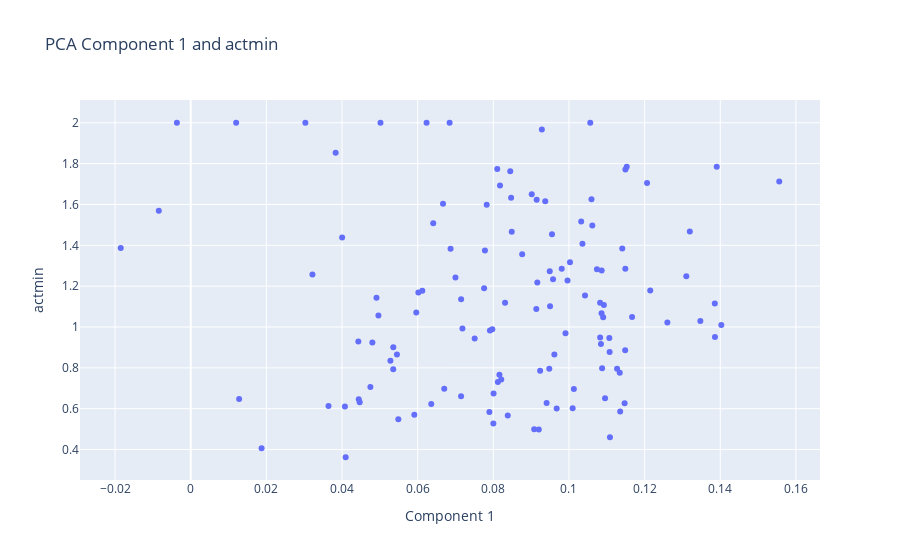
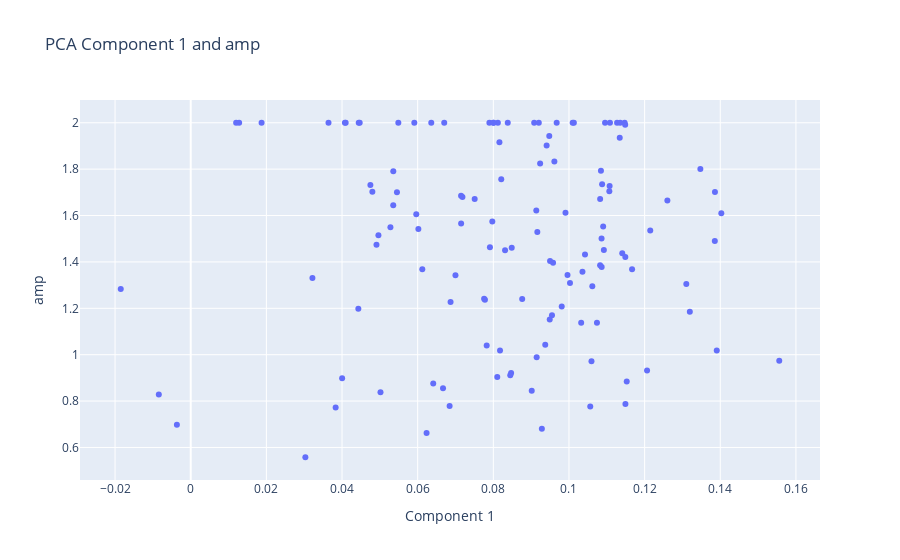
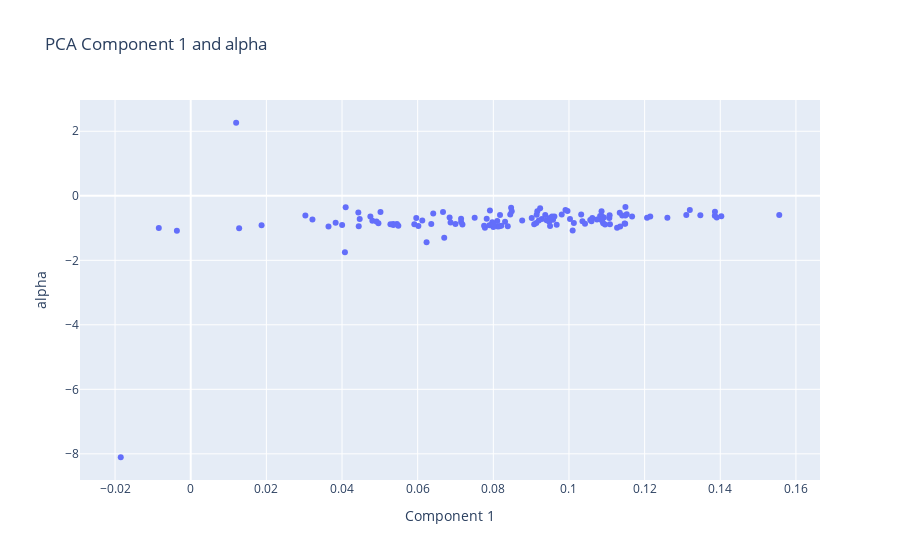
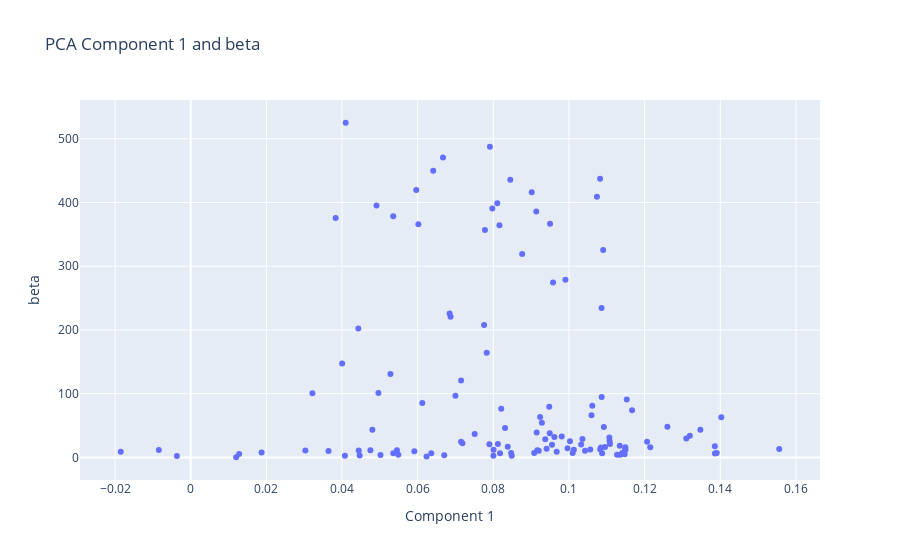

Source (notebook cell) for these figures, in order:
### Markdown cell above
### Component 1

Shows some correspondance with IS, interdaily stability

### Code cell
import plotly.express as px

plt.figure(figsize=(10,10))
for col in rar.columns:
    rarplt = px.scatter(x=pca_act.components_[0],
               y=rar[col],
               labels = {
                      'x' : 'Component 1',
                      'y' : col
                  },
                  title='PCA Component 1 and %s' % col)
    
    display(rarplt)
